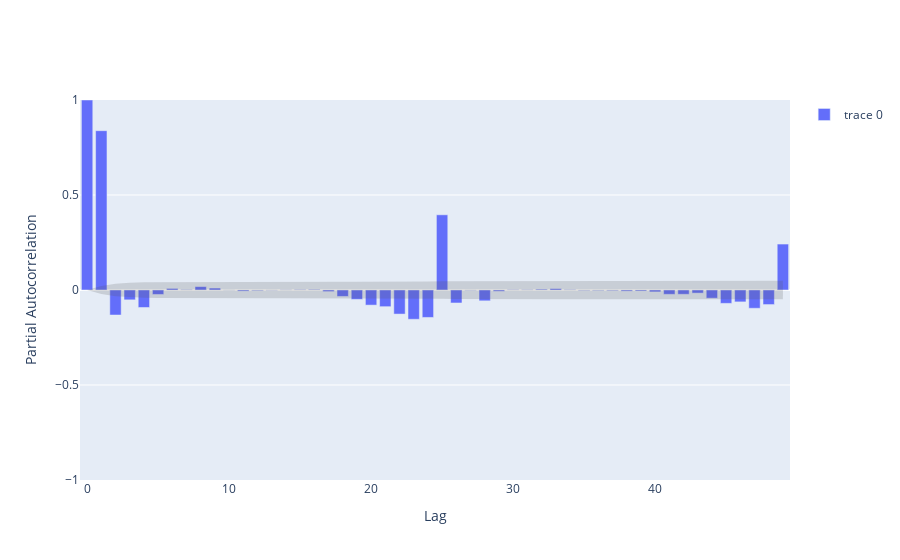

Write notebook code for a chart like this one.
### Code cell
fig = go.Figure(go.Bar(
    y = seasonal_pacf_values
))

fig.add_trace(go.Scatter(
    x = list(seasonal_pacf_conf.index) + list(seasonal_pacf_conf.index[::-1]),
    y = list(seasonal_acf_conf['Upper']) + list(seasonal_acf_conf['Lower'][::-1]),
    fill='toself',
    fillcolor='rgba(84,84,84,0.2)',
    line=dict(color='rgba(255,255,255,0)'),
    hoverinfo="skip",
    showlegend=False
))

fig.update_yaxes(title="Partial Autocorrelation", range=[-1, 1])
fig.update_xaxes(title="Lag")

fig.show()
